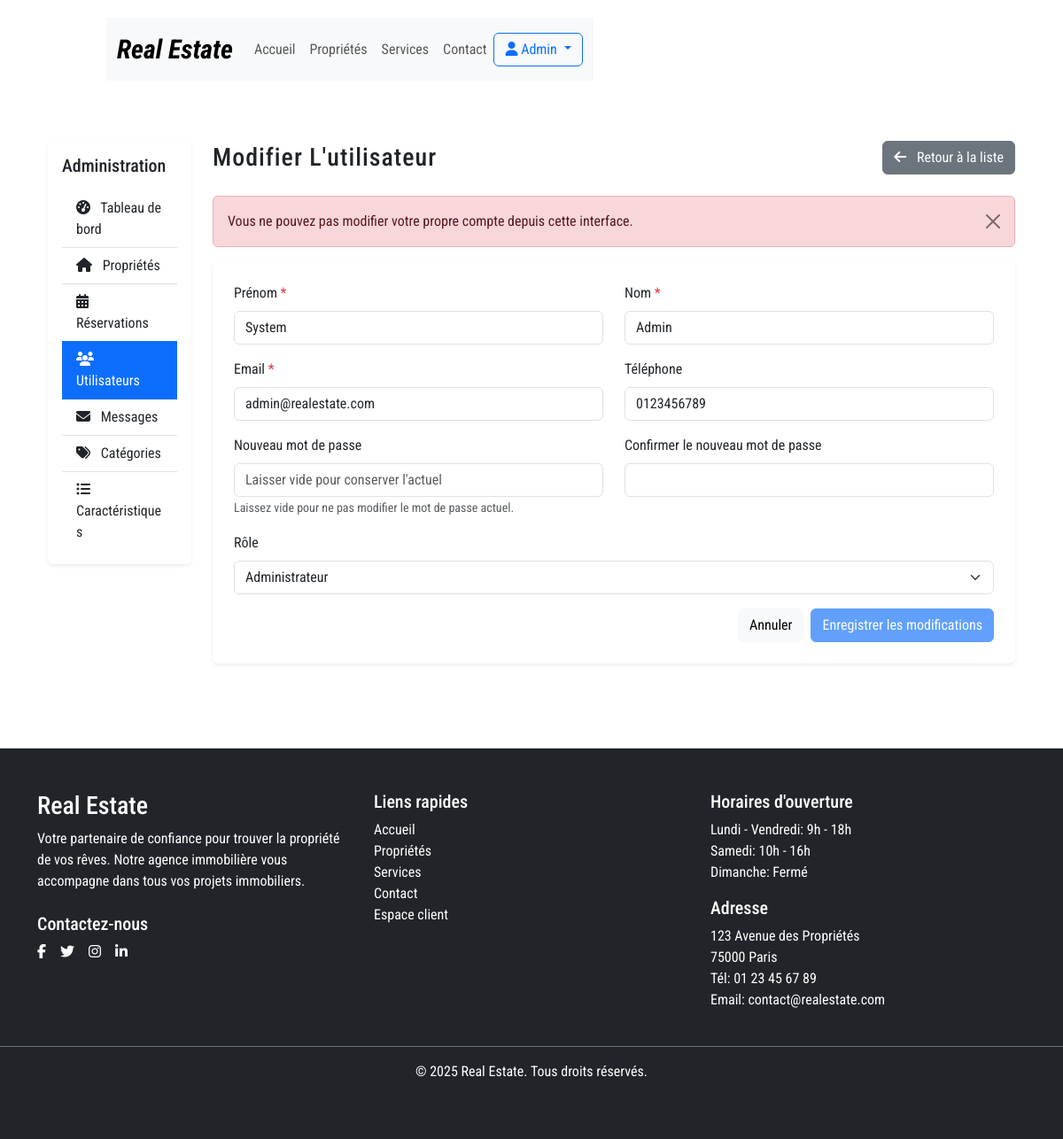
Page /admin/utilisateur_edit.php?id=1 (signed in) on the committed database.
### tables this page shows
CREATE TABLE IF NOT EXISTS users (
    id INT AUTO_INCREMENT PRIMARY KEY,
    nom VARCHAR(100) NOT NULL,
    prenom VARCHAR(100) NOT NULL,
    email VARCHAR(100) NOT NULL UNIQUE,
    password VARCHAR(255) NOT NULL,
    telephone VARCHAR(20),
    role ENUM('client', 'admin') DEFAULT 'client',
    date_inscription DATETIME DEFAULT CURRENT_TIMESTAMP,
    derniere_connexion DATETIME,
    UNIQUE (email)
);

### includes/functions.php (called while the page is built, shortened)
<?php
function getUserById($pdo, $id) {
    $sql = "SELECT * FROM users WHERE id = :id";
    $stmt = $pdo->prepare($sql);
    $stmt->bindParam(':id', $id, PDO::PARAM_INT);
    $stmt->execute();
    return $stmt->fetch();
}

### admin/utilisateur_edit.php (the view, shortened to what this page needs)
<?php
require_once '../includes/header.php';
require_once '../includes/functions.php';
$pdo = getDbConnection();
$error_message = '';
$id = (int) $_GET['id'];
$utilisateur = getUserById($pdo, $id);
if ($utilisateur['id'] == $_SESSION['user_id']) {
    $error_message = 'Vous ne pouvez pas modifier votre propre compte depuis cette interface.';
}
?>
<div class="container-fluid py-4">
    <div class="row">
        <div class="col-lg-2 mb-4">
            <div class="card border-0 shadow-sm">
                <div class="card-body p-3">
                    <h5 class="card-title mb-3">Administration</h5>
                    <div class="list-group list-group-flush">
                        <a href="/fred/admin/dashboard.php" class="list-group-item list-group-item-action">
                            <i class="fas fa-tachometer-alt me-2"></i> Tableau de bord
                        </a>
                        <a href="/fred/admin/proprietes.php" class="list-group-item list-group-item-action">
                            <i class="fas fa-home me-2"></i> Propriétés
                        </a>
                        <a href="/fred/admin/reservations.php" class="list-group-item list-group-item-action">
                            <i class="fas fa-calendar-alt me-2"></i> Réservations
                        </a>
                        <a href="/fred/admin/utilisateurs.php" class="list-group-item list-group-item-action active">
                            <i class="fas fa-users me-2"></i> Utilisateurs
                        </a>
                        <a href="/fred/admin/messages.php" class="list-group-item list-group-item-action">
                            <i class="fas fa-envelope me-2"></i> Messages
                        </a>
                        <a href="/fred/admin/categories.php" class="list-group-item list-group-item-action">
                            <i class="fas fa-tags me-2"></i> Catégories
                        </a>
                        <a href="/fred/admin/caracteristiques.php" class="list-group-item list-group-item-action">
                            <i class="fas fa-list-ul me-2"></i> Caractéristiques
                        </a>
                    </div>
                </div>
            </div>
        </div>
        <div class="col-lg-10">
            <div class="d-flex justify-content-between align-items-center mb-4">
                <h1 class="h3 mb-0">Modifier l'utilisateur</h1>
                <a href="/fred/admin/utilisateurs.php" class="btn btn-secondary">
                    <i class="fas fa-arrow-left me-2"></i> Retour à la liste
                </a>
            </div>
            <?php if (!empty($error_message)): ?>
            <div class="alert alert-danger alert-dismissible fade show" role="alert">
                <?php echo $error_message; ?>
                <button type="button" class="btn-close" data-bs-dismiss="alert" aria-label="Close"></button>
            </div>
            <?php endif; ?>
            <div class="card border-0 shadow-sm">
                <div class="card-body p-4">
                    <form action="" method="post">
                        <div class="row mb-3">
                            <div class="col-md-6">
                                <label for="prenom" class="form-label">Prénom <span class="text-danger">*</span></label>
                                <input type="text" class="form-control" id="prenom" name="prenom" value="<?php echo htmlspecialchars($utilisateur['prenom']); ?>" required>
                            </div>
                            <div class="col-md-6">
                                <label for="nom" class="form-label">Nom <span class="text-danger">*</span></label>
                                <input type="text" class="form-control" id="nom" name="nom" value="<?php echo htmlspecialchars($utilisateur['nom']); ?>" required>
                            </div>
                        </div>
                        <div class="row mb-3">
                            <div class="col-md-6">
                                <label for="email" class="form-label">Email <span class="text-danger">*</span></label>
                                <input type="email" class="form-control" id="email" name="email" value="<?php echo htmlspecialchars($utilisateur['email']); ?>" required>
                            </div>
                            <div class="col-md-6">
                                <label for="telephone" class="form-label">Téléphone</label>
                                <input type="tel" class="form-control" id="telephone" name="telephone" value="<?php echo htmlspecialchars($utilisateur['telephone'] ?? ''); ?>">
                            </div>
                        </div>
                        <div class="row mb-3">
                            <div class="col-md-6">
                                <label for="password" class="form-label">Nouveau mot de passe</label>
                                <input type="password" class="form-control" id="password" name="password" placeholder="Laisser vide pour conserver l'actuel">
                                <small class="form-text text-muted">Laissez vide pour ne pas modifier le mot de passe actuel.</small>
                            </div>
                            <div class="col-md-6">
                                <label for="confirm_password" class="form-label">Confirmer le nouveau mot de passe</label>
                                <input type="password" class="form-control" id="confirm_password" name="confirm_password">
                            </div>
                        </div>
                        <div class="mb-3">
                            <label for="role" class="form-label">Rôle</label>
                            <select class="form-select" id="role" name="role">
                                <option value="admin" <?php echo ($utilisateur['role'] === 'admin') ? 'selected' : ''; ?>>Administrateur</option>
                            </select>
                        </div>
                        <div class="d-grid gap-2 d-md-flex justify-content-md-end">
                            <a href="/fred/admin/utilisateurs.php" class="btn btn-light">Annuler</a>
                            <button type="submit" class="btn btn-primary" <?php echo ($utilisateur['id'] == $_SESSION['user_id']) ? 'disabled' : ''; ?>>Enregistrer les modifications</button>
                        </div>
                    </form>
                </div>
            </div>
        </div>
    </div>
</div>
<?php require_once '../includes/footer.php'; ?>

### style.css (style rules this page uses)
* { margin: 0; padding: 0; box-sizing: border-box; font-family: 'Roboto Condensed', sans-serif; }
body { transition: 0.5s; }
a { text-decoration: 0; }
h1 { font-size: 60px; font-weight: bold; letter-spacing: 1px; margin: 35px 0; text-transform: capitalize; }

### rows in the picture
users: id "Vous ne pouvez pas modifier votre propre compte depuis cette interface.", prenom "System", nom "Admin", email "admin@realestate.com", telephone "0123456789", role "Administrateur"

### other values in the picture
$_SESSION['user_nom'] "Admin"
